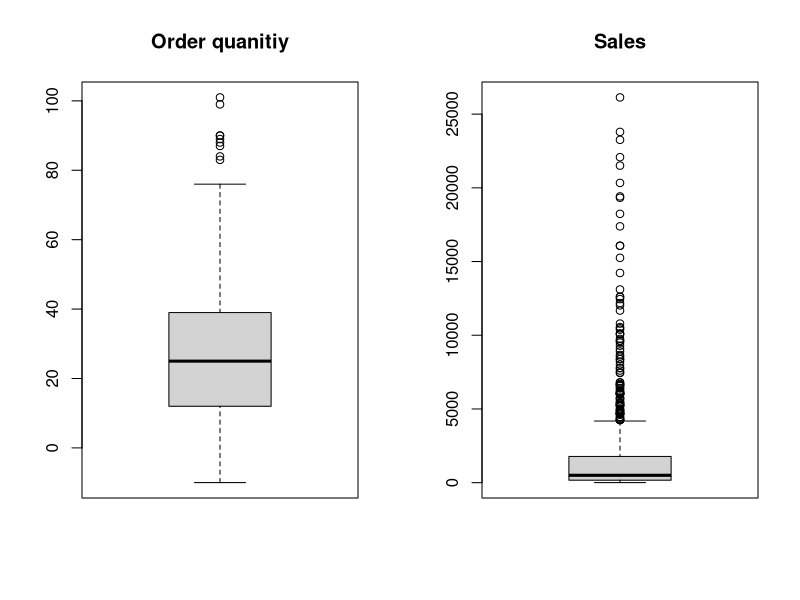
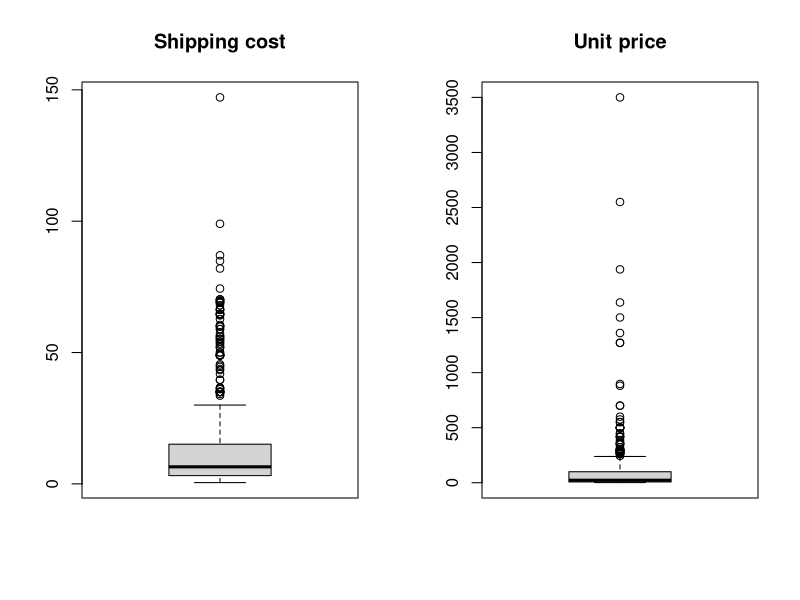
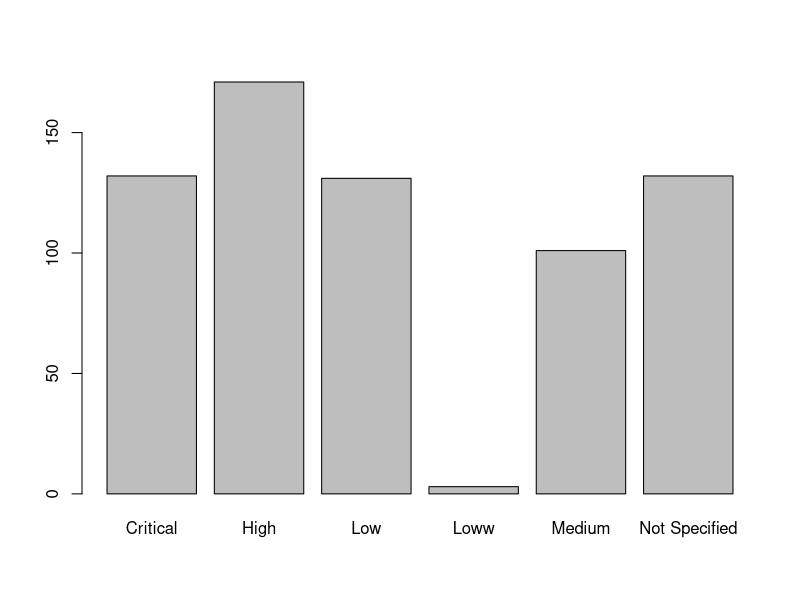
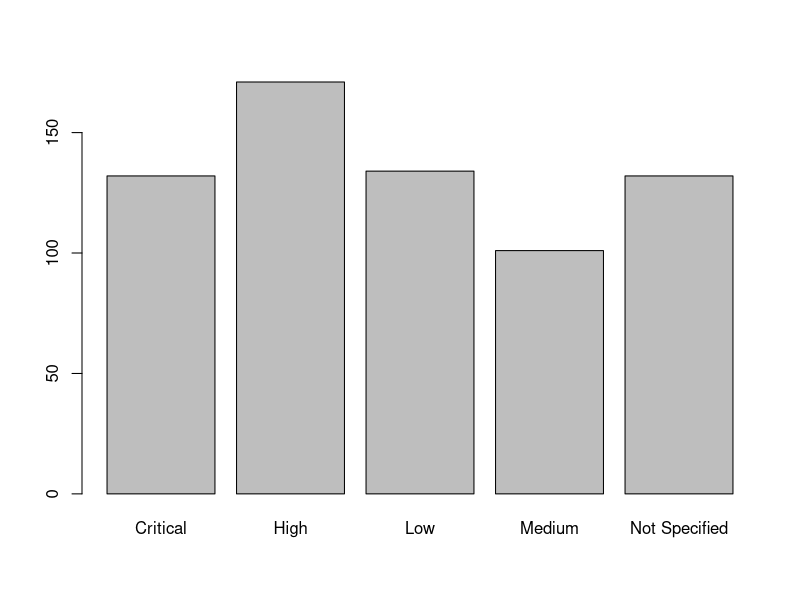

These figures' R source, in order: (Note: this script raises an error after producing the figures.)
getwd()
data <- read.csv('Datasets/SalesDatafor preprocessing.csv', stringsAsFactors = TRUE)
summary(data)
library(ggplot2)
#standerd deviation
str(data)
attach(data)
data$Sales[is.na(data$Sales)] <- mean(data$Sales,na.rm = TRUE)
data$Profit[is.na(data$Profit)] <- mean(data$Profit,na.rm = TRUE)
data$Unit.Price[is.na(data$Unit.Price)] <- mean(data$Unit.Price,na.rm = TRUE)
data$Order.Priority[is.na(data$Order.Priority)] <- sample(levels(data$Order.Priority),
                                                          size = sum(is.na(data$Order.Priority)),
                                                          replace = TRUE)

sd(data$Order.Quantity)
sd(data$Sales)
sd(data$Profit)
sd(data$Unit.Price)
summary(data)
#it will divide graph as 1 row and 2 column so by column wise or vertically
#2 graph can be printer but by row wise only 1
par(mfrow =c(1,2))
boxplot(data$Order.Quantity,main ='Order quanitiy')
boxplot(data$Sales,main= "Sales")
boxplot(data$Shipping.Cost, main='Shipping cost')
boxplot(data$Unit.Price,main= 'Unit price')
#if will divide the graph into 1 row and 1 column section
par(mfrow = c(1,1))
summary(data)
barplot(summary(data$Order.Priority))

#change column name of loww to low
# Change the "Loww" level to "Low"
print(levels(data$Order.Priority))
levels(data$Order.Priority)[levels(data$Order.Priority) == "Loww"] <- "Low"

# Verify the updated levels
print(levels(data$Order.Priority))

#removing outliers using boxplot.stat 
ind <- which(data$Order.Quantity %in% boxplot.stats(data$Order.Quantity)$out | 
               data$Sales %in% boxplot.stats(data$Sales)$out |
               data$Profit %in% boxplot.stats(data$Profit)$out|
               data$Unit.Price %in% boxplot.stats(data$Unit.Price)$out|
               data$Shipping.Cost %in% boxplot.stats(data$Shipping.Cost)$out)
data2 <- data[-ind,]
data2


#another way to change the loww to low

data2$Order.Priority[data2$Order.Priority=="Loww"]<-"Low"
data2$Order.Priority<- droplevels(data2$Order.Priority)
barplot(summary(data$Order.Priority))
# Finally, we can draw the new bloxplot
par(mfrow = c(1,-2))
boxplot(data$Order.Quantity,  main = "Order.Quantity")
boxplot(data$Profit, main = "Profit")
boxplot(data$Sales,  main= "Sales")
boxplot(data$Shipping.Cost, main = "Shipping Cost")
